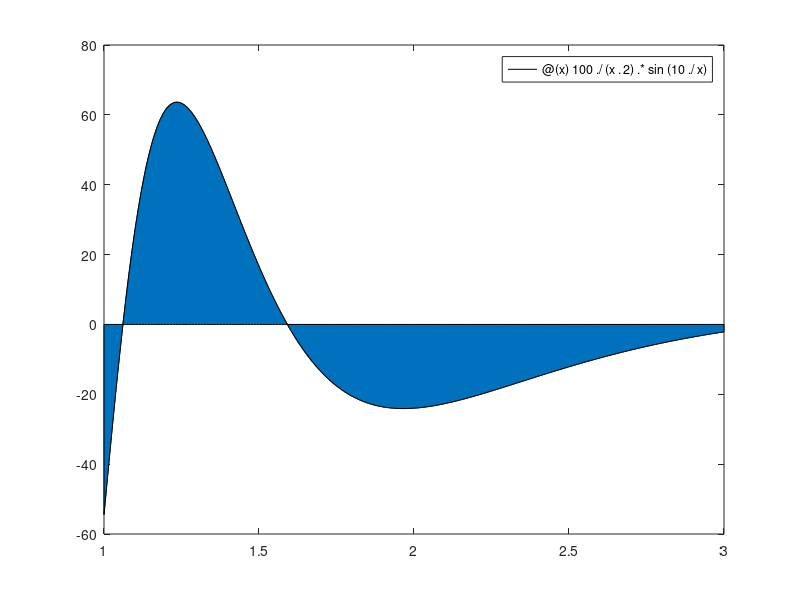

Recreate this plot in MATLAB. (Note: this script raises an error after producing the figure.)
clear;
clf;

f = @(x) 100 ./ (x .^ 2) .* sin(10 ./ x);

x = linspace(1,3, 200);
y = f(x);

fplot(f, [1,3], 'k');
hold on
area(x,y);
hold off

adaptive_result = adquad(f, 1, 3, .0001);
simpson50_result = repsimpson(f, 1, 3, 50);
simpson100_result = repsimpson(f, 1, 3, 100);
real_result = integral(f, 1, 3);

fprintf("Real result is: %f\nAdaptive quadrature result is: %f (error = %f)\nSimpson's formula for n = 50 is: %f (error = %f)\nSimpson's formula for n = 100 is: %f (error = %f)\n",...
    real_result,...
    adaptive_result, real_result - adaptive_result,...
    simpson50_result, real_result - simpson50_result,...
    simpson100_result, real_result - simpson100_result);